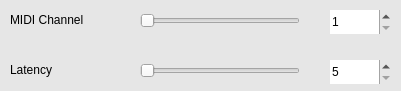
   <widget class="QWidget" name="widget_11" native="true">
    <property name="geometry">
     <rect>
      <x>20</x>
      <y>520</y>
      <width>401</width>
      <height>91</height>
     </rect>
    </property>
    <property name="palette">
     <palette>
      <active>
       <colorrole role="Base">
        <brush brushstyle="SolidPattern">
         <color alpha="255">
          <red>255</red>
          <green>255</green>
          <blue>255</blue>
         </color>
        </brush>
       </colorrole>
       <colorrole role="Window">
        <brush brushstyle="SolidPattern">
         <color alpha="255">
          <red>230</red>
          <green>230</green>
          <blue>230</blue>
         </color>
        </brush>
       </colorrole>
      </active>
      <inactive>
       <colorrole role="Base">
        <brush brushstyle="SolidPattern">
         <color alpha="255">
          <red>255</red>
          <green>255</green>
          <blue>255</blue>
         </color>
        </brush>
       </colorrole>
       <colorrole role="Window">
        <brush brushstyle="SolidPattern">
         <color alpha="255">
          <red>230</red>
          <green>230</green>
          <blue>230</blue>
         </color>
        </brush>
       </colorrole>
      </inactive>
      <disabled>
       <colorrole role="Base">
        <brush brushstyle="SolidPattern">
         <color alpha="255">
          <red>230</red>
          <green>230</green>
          <blue>230</blue>
         </color>
        </brush>
       </colorrole>
       <colorrole role="Window">
        <brush brushstyle="SolidPattern">
         <color alpha="255">
          <red>230</red>
          <green>230</green>
          <blue>230</blue>
         </color>
        </brush>
       </colorrole>
      </disabled>
     </palette>
    </property>
    <property name="autoFillBackground">
     <bool>true</bool>
    </property>
    <widget class="QSpinBox" name="spinBox_15">
     <property name="geometry">
      <rect>
       <x>330</x>
       <y>10</y>
       <width>61</width>
       <height>24</height>
      </rect>
     </property>
     <property name="frame">
      <bool>false</bool>
     </property>
     <property name="minimum">
      <number>1</number>
     </property>
     <property name="maximum">
      <number>16</number>
     </property>
     <property name="value">
      <number>1</number>
     </property>
    </widget>
    <widget class="QSlider" name="MIDI_Channel_Slider">
     <property name="geometry">
      <rect>
       <x>140</x>
       <y>10</y>
       <width>160</width>
       <height>22</height>
      </rect>
     </property>
     <property name="minimum">
      <number>1</number>
     </property>
     <property name="maximum">
      <number>16</number>
     </property>
     <property name="value">
      <number>1</number>
     </property>
     <property name="orientation">
      <enum>Qt::Horizontal</enum>
     </property>
    </widget>
    <widget class="QLabel" name="label_20">
     <property name="geometry">
      <rect>
       <x>10</x>
       <y>10</y>
       <width>101</width>
       <height>20</height>
      </rect>
     </property>
     <property name="text">
      <string>MIDI Channel</string>
     </property>
    </widget>
    <widget class="QLabel" name="label_32">
     <property name="geometry">
      <rect>
       <x>10</x>
       <y>60</y>
       <width>101</width>
       <height>20</height>
      </rect>
     </property>
     <property name="text">
      <string>Latency</string>
     </property>
    </widget>
    <widget class="QSlider" name="Latency_Slider">
     <property name="geometry">
      <rect>
       <x>140</x>
       <y>60</y>
       <width>160</width>
       <height>22</height>
      </rect>
     </property>
     <property name="minimum">
      <number>5</number>
     </property>
     <property name="maximum">
      <number>50</number>
     </property>
     <property name="value">
      <number>5</number>
     </property>
     <property name="orientation">
      <enum>Qt::Horizontal</enum>
     </property>
    </widget>
    <widget class="QSpinBox" name="spinBox_16">
     <property name="geometry">
      <rect>
       <x>330</x>
       <y>60</y>
       <width>61</width>
       <height>24</height>
      </rect>
     </property>
     <property name="frame">
      <bool>false</bool>
     </property>
     <property name="minimum">
      <number>5</number>
     </property>
     <property name="maximum">
      <number>50</number>
     </property>
     <property name="value">
      <number>5</number>
     </property>
    </widget>
   </widget>
